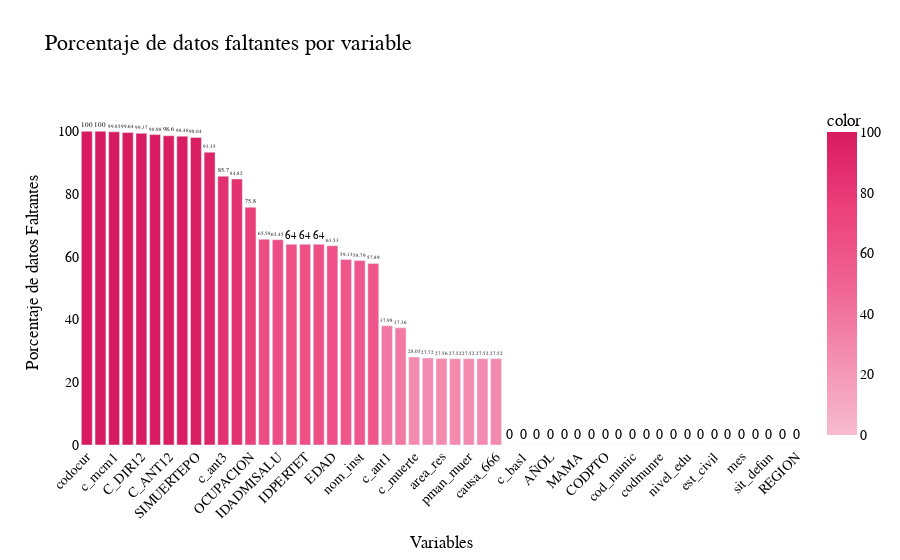

Write notebook code for a chart like this one.
### Code cell
fig.show()

### Figure 1 — Plotly figure (JSON) as saved in the notebook; plotly's stock layout.template omitted (floating-point values rounded to 4 significant figures)
{"data": [{"alignmentgroup": "True", "hovertemplate": "index=%{x}<br>Porcentaje de datos Faltantes (%)=%{y}<br>text=%{text}<br>color=%{marker.color}<extra></extra>", "legendgroup": "", "marker": {"color": [100, 100, 99.85, 99.64, 99.37, 98.98, 98.6, 98.48, 98.04, 93.35, 85.7, 84.82, 75.8, 65.58, 65.45, 64.0, 64.0, 64.0, 63.53, 59.13, 58.79, 57.89, 37.98, 37.36, 28.05, 27.72, 27.56, 27.52, 27.52, 27.52, 27.52, 0, 0, 0, 0, 0, 0, 0, 0, 0, 0, 0, 0, 0, 0, 0, 0, 0, 0, 0, 0, 0, 0], "coloraxis": "coloraxis", "pattern": {"shape": ""}}, "name": "", "offsetgroup": "", "orientation": "v", "showlegend": false, "text": [100, 100, 99.85, 99.64, 99.37, 98.98, 98.6, 98.48, 98.04, 93.35, 85.7, 84.82, 75.8, 65.58, 65.45, 64, 64, 64, 63.53, 59.13, 58.79, 57.89, 37.98, 37.36, 28.05, 27.72, 27.56, 27.52, 27.52, 27.52, 27.52, 0, 0, 0, 0, 0, 0, 0, 0, 0, 0, 0, 0, 0, 0, 0, 0, 0, 0, 0, 0, 0, 0], "textposition": "outside", "type": "bar", "x": ["codocur", "codmunoc", "c_mcm1", "C_ANT32", "C_DIR12", "C_ANT22", "C_ANT12", "C_PAT2", "SIMUERTEPO", "man_muer", "c_ant3", "c_pat1", "OCUPACION", "IDCLASADMI", "IDADMISALU", "MUERTEPORO", "IDPERTET", "IDPROFCER", "EDAD", "cod_inst", "nom_inst", "c_ant2", "c_ant1", "codpres", "c_muerte", "c_dir1", "area_res", "asis_med", "pman_muer", "seg_social", "causa_666", "filter_$", "c_bas1", "cau_homol", "AÑOL", "llave", "MAMA", "quinquenio", "CODPTO", "COD_DPTO", "cod_munic", "cons_exp", "codmunre", "codptore", "nivel_edu", "gru_ed1", "est_civil", "sexo", "mes", "ano", "sit_defun", "a_defun", "REGION"], "xaxis": "x", "y": [100, 100, 99.85, 99.64, 99.37, 98.98, 98.6, 98.48, 98.04, 93.35, 85.7, 84.82, 75.8, 65.58, 65.45, 64.0, 64.0, 64.0, 63.53, 59.13, 58.79, 57.89, 37.98, 37.36, 28.05, 27.72, 27.56, 27.52, 27.52, 27.52, 27.52, 0, 0, 0, 0, 0, 0, 0, 0, 0, 0, 0, 0, 0, 0, 0, 0, 0, 0, 0, 0, 0, 0], "yaxis": "y"}], "layout": {"barmode": "relative", "coloraxis": {"colorbar": {"title": {"text": "color"}}, "colorscale": [[0, "#F8BBD0"], [0.25, "#F48FB1"], [0.5, "#F06292"], [0.75, "#EC407A"], [1, "#D81B60"]]}, "font": {"color": "black", "family": "Bahnschrift", "size": 14}, "legend": {"tracegroupgap": 0}, "paper_bgcolor": "white", "plot_bgcolor": "white", "title": {"font": {"color": "black", "family": "Bahnschrift", "size": 22}, "text": "Porcentaje de datos faltantes por variable"}, "xaxis": {"anchor": "y", "domain": [0, 1], "tickangle": -45, "title": {"text": "Variables"}}, "yaxis": {"anchor": "x", "domain": [0, 1], "range": [0, 110], "title": {"text": "Porcentaje de datos Faltantes"}}}}
